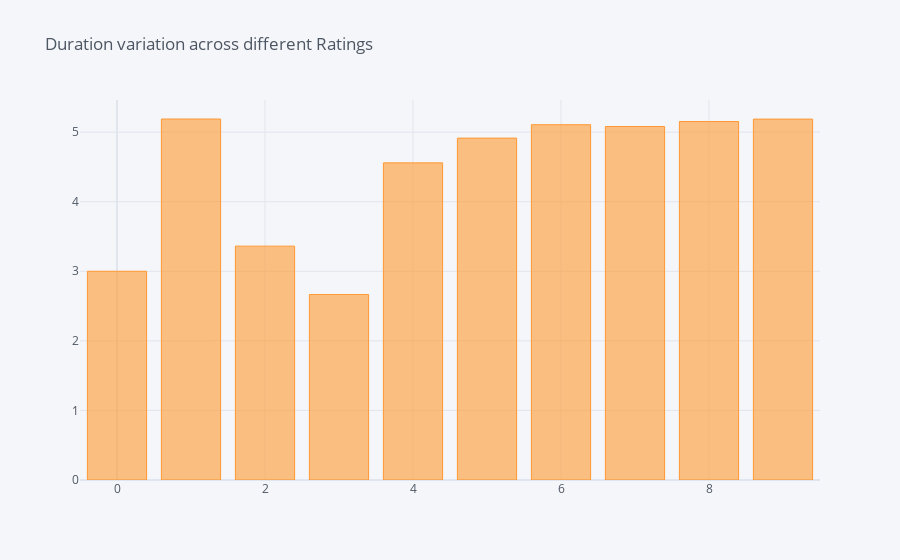

Notebook code cell kept with this figure:
### Code cell
data.groupby('rating_engineTransmission').Duration.mean().iplot(kind='bar',title='Duration variation across different Ratings')

### Figure 1 — Plotly figure (JSON) as saved in the notebook; plotly's stock layout.template omitted (floating-point values rounded to 4 significant figures)
{"data": [{"marker": {"color": "rgba(255, 153, 51, 0.6)", "line": {"color": "rgba(255, 153, 51, 1.0)", "width": 1}}, "name": "Duration", "orientation": "v", "text": "", "type": "bar", "x": [0, 1, 2, 3, 4, 5, 6, 7, 8, 9], "y": [3, 5.189, 3.362, 2.667, 4.559, 4.914, 5.107, 5.081, 5.152, 5.187]}], "layout": {"legend": {"bgcolor": "#F5F6F9", "font": {"color": "#4D5663"}}, "paper_bgcolor": "#F5F6F9", "plot_bgcolor": "#F5F6F9", "title": {"font": {"color": "#4D5663"}, "text": "Duration variation across different Ratings"}, "xaxis": {"gridcolor": "#E1E5ED", "showgrid": true, "tickfont": {"color": "#4D5663"}, "title": {"font": {"color": "#4D5663"}, "text": ""}, "zerolinecolor": "#E1E5ED"}, "yaxis": {"gridcolor": "#E1E5ED", "showgrid": true, "tickfont": {"color": "#4D5663"}, "title": {"font": {"color": "#4D5663"}, "text": ""}, "zerolinecolor": "#E1E5ED"}}}
